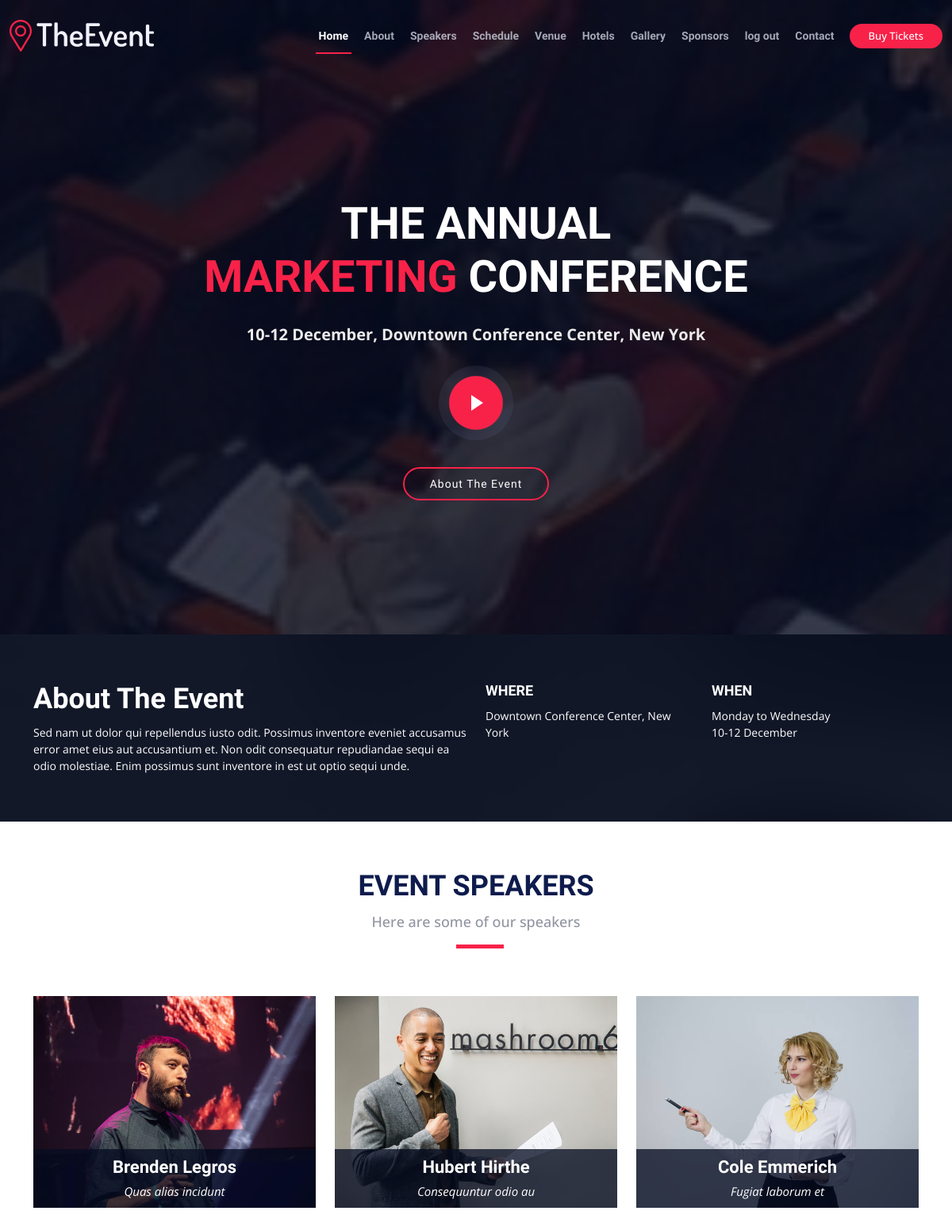
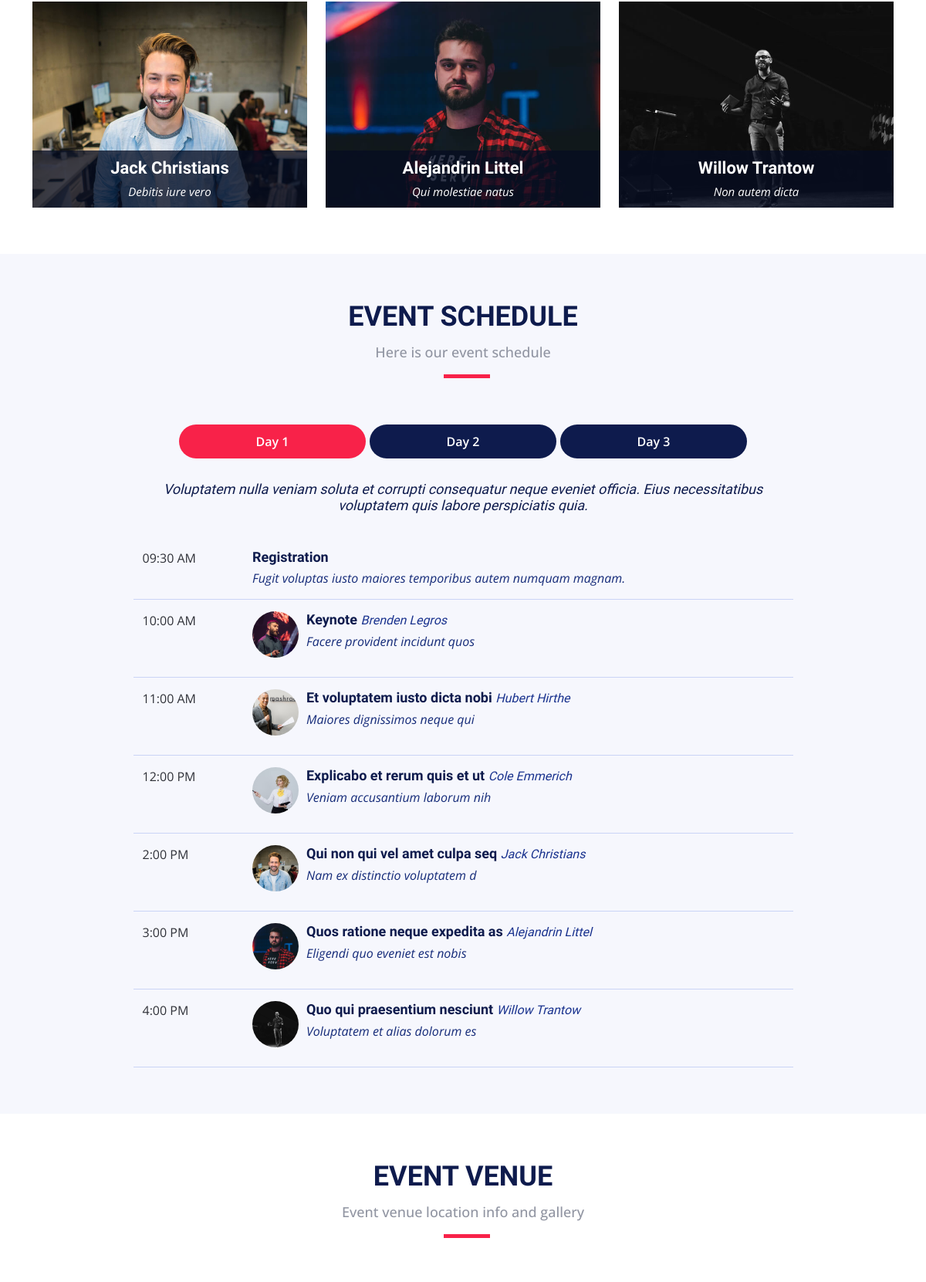
The app's page / (signed in, upper part) with its own data (2 pictures, top to bottom).
### event/models.py (models this page shows, shortened)
class Speakers(models.Model):
    image = models.ImageField(upload_to="speakers/speakers")
    first_name = models.CharField(max_length=10)
    last_name = models.CharField(max_length=10)
    Speciality = models.CharField(max_length=20)
    create_date = models.DateField(auto_created=True)
    class Meta:
        verbose_name = 'Speakers'
        verbose_name_plural = 'Speakers'

class Schedule(models.Model):
    time = models.TimeField(blank=True, null=True)
    Theme = models.CharField(max_length=30)
    description = models.CharField(max_length=30, blank=True, null=True)
    speakers = models.ForeignKey(Speakers, on_delete=models.CASCADE, blank=True, null=True)
    class Meta:
        verbose_name = 'Schedule'
        verbose_name_plural = 'Schedule'

### event/views.py (the view)
# urls.py: path('', index, name='home'),
@login_required(login_url="login")
def index(request):
    speakers = Speakers.objects.all()
    hotels = Hotels.objects.all()
    gallery = Gallery.objects.all()
    sponsors = Sponsors.objects.all()
    tickets = Tickets.objects.all()
    schedule = Schedule.objects.all()
    return render(request, 'index.html', {'speakers': speakers, 'hotels': hotels, 'gallery': gallery, 'sponsors': sponsors, 'tickets': tickets, 'schedule': schedule})

### event/models.py (called while the page is built)
    def __str__(self):
        return f'{self.description}'

### template/index.html (shortened to what this page needs)
{% load static %}
<!DOCTYPE html>
<html lang="en">
<head>
    <link href="{% static 'main/vendor/aos/aos.css' %}" rel="stylesheet">
    <link href="{% static 'main/vendor/bootstrap/css/bootstrap.min.css' %}" rel="stylesheet">
    <link href="{% static 'main/vendor/bootstrap-icons/bootstrap-icons.css' %}" rel="stylesheet">
    <link href="{% static 'main/vendor/glightbox/css/glightbox.min.css' %}" rel="stylesheet">
    <link href="{% static 'main/vendor/swiper/swiper-bundle.min.css' %}" rel="stylesheet">
    <link href="{% static 'main/css/style.css' %}" rel="stylesheet">
</head>
<body>
<header id="header" class="d-flex align-items-center ">
    <div class="container-fluid container-xxl d-flex align-items-center">
        <div id="logo" class="me-auto">
            <a href="{% url 'home' %}" class="scrollto"><img src="{% static 'main/img/logo.png' %}" alt="" title=""></a>
        </div>
        <nav id="navbar" class="navbar order-last order-lg-0">
            <ul>
                <li><a class="nav-link scrollto active" href="#hero">Home</a></li>
                <li><a class="nav-link scrollto" href="#about">About</a></li>
                <li><a class="nav-link scrollto" href="#speakers">Speakers</a></li>
                <li><a class="nav-link scrollto" href="#schedule">Schedule</a></li>
                <li><a class="nav-link scrollto" href="#venue">Venue</a></li>
                <li><a class="nav-link scrollto" href="#hotels">Hotels</a></li>
                <li><a class="nav-link scrollto" href="#gallery">Gallery</a></li>
                <li><a class="nav-link scrollto" href="#supporters">Sponsors</a></li>
                <li><a href="{% url 'logout' %}" class="nav-link scrollto">log out</a></li>
                <li><a class="nav-link scrollto" href="#contact">Contact</a></li>
            </ul>
        </nav>
        <a class="buy-tickets scrollto" href="#buy-tickets">Buy Tickets</a>
    </div>
</header>
<section id="hero">
    <div class="hero-container" data-aos="zoom-in" data-aos-delay="100">
        <h1 class="mb-4 pb-0">The Annual<br><span>Marketing</span> Conference</h1>
        <p class="mb-4 pb-0">10-12 December, Downtown Conference Center, New York</p>
        <a href="https://youtu.be/kYyqIBpJ5Es?si=oUs9HMODacWBV8lC" class="glightbox play-btn mb-4"></a>
        <a href="#about" class="about-btn scrollto">About The Event</a>
    </div>
</section>
<main id="main">
    <section id="about">
        <div class="container position-relative" data-aos="fade-up">
            <div class="row">
                <div class="col-lg-6">
                    <h2>About The Event</h2>
                    <p>Sed nam ut dolor qui repellendus iusto odit. Possimus inventore eveniet accusamus error amet eius
                        aut
                        accusantium et. Non odit consequatur repudiandae sequi ea odio molestiae. Enim possimus sunt
                        inventore in
                        est ut optio sequi unde.</p>
                </div>
                <div class="col-lg-3">
                    <h3>Where</h3>
                    <p>Downtown Conference Center, New York</p>
                </div>
                <div class="col-lg-3">
                    <h3>When</h3>
                    <p>Monday to Wednesday<br>10-12 December</p>
                </div>
            </div>
        </div>
    </section>
    <section id="speakers">
        <div class="container" data-aos="fade-up">
            <div class="section-header">
                <h2>Event Speakers</h2>
                <p>Here are some of our speakers</p>
            </div>
            <div class="row">
                {% for speaker in speakers %}
                    <div class="col-lg-4 col-md-6">
                        <div class="speaker" data-aos="fade-up" data-aos-delay="100">
                            <img src="{{ speaker.image.url }}" alt="Speaker 1" class="img-fluid">
                            <div class="details">
                                <h3>
                                    <a href="{% url 'speaker-details' id=speaker.id %}">{{ speaker.first_name }} {{ speaker.last_name }}</a>
                                </h3>
                                <p>{{ speaker.Speciality }}</p>
                            </div>
                        </div>
                    </div>
                {% endfor %}
            </div>
        </div>
    </section>
    <section id="schedule" class="section-with-bg">
        <div class="container" data-aos="fade-up">
            <div class="section-header">
                <h2>Event Schedule</h2>
                <p>Here is our event schedule</p>
            </div>
            <ul class="nav nav-tabs" role="tablist" data-aos="fade-up" data-aos-delay="100">
                <li class="nav-item">
                    <a class="nav-link active" href="#day-1" role="tab" data-bs-toggle="tab">Day 1</a>
                </li>
                <li class="nav-item">
                    <a class="nav-link" href="#day-2" role="tab" data-bs-toggle="tab">Day 2</a>
                </li>
                <li class="nav-item">
                    <a class="nav-link" href="#day-3" role="tab" data-bs-toggle="tab">Day 3</a>
                </li>
            </ul>
            <h3 class="sub-heading">Voluptatem nulla veniam soluta et corrupti consequatur neque eveniet officia. Eius
                necessitatibus voluptatem quis labore perspiciatis quia.</h3>
            <div class="tab-content row justify-content-center" data-aos="fade-up" data-aos-delay="200">
                <div role="tabpanel" class="col-lg-9 tab-pane fade show active" id="day-1">
                    <div class="row schedule-item">
                        <div class="col-md-2">
                            <time>09:30 AM</time>
                        </div>
                        <div class="col-md-10">
                            <h4>Registration</h4>
                            <p>Fugit voluptas iusto maiores temporibus autem numquam magnam.</p>
                        </div>
                    </div>
                    {% for sch in schedule %}
                        <div class="row schedule-item">
                            <div class="col-md-2">
                                <time>{{ sch.time|time:"g:i A" }}</time>
                            </div>
                            <div class="col-md-10">
                                <div class="speaker">
                                    <img src="{{ sch.speakers.image.url }}" alt="Brenden Legros">
                                </div>
                                <h4>{{ sch.Theme }}
                                    <span>{{ sch.speakers.first_name }} {{ sch.speakers.last_name }}</span></h4>
                                <p>{{ sch.description }}</p>
                            </div>
                        </div>
                    {% endfor %}
                </div>
            </div>
        </div>
    </section>
    <section id="venue">
        <div class="container-fluid" data-aos="fade-up">
            <div class="section-header">
                <h2>Event Venue</h2>
                <p>Event venue location info and gallery</p>
            </div>
        </div>
    </section>
</main>
</body>
</html>

### records on screen
Speakers: image (picture), first_name "Brenden", last_name "Legros", Speciality "Quas alias incidunt"
Speakers: image (picture), first_name "Hubert", last_name "Hirthe", Speciality "Consequuntur odio au"
Speakers: image (picture), first_name "Cole", last_name "Emmerich", Speciality "Fugiat laborum et"
Speakers: image (picture), first_name "Jack", last_name "Christians", Speciality "Debitis iure vero"
Speakers: image (picture), first_name "Alejandrin", last_name "Littel", Speciality "Qui molestiae natus"
Speakers: image (picture), first_name "Willow", last_name "Trantow", Speciality "Non autem dicta"
Schedule: time "10:00 AM", speakers.image (picture), Theme "Keynote", speakers.first_name "Brenden", speakers.last_name "Legros", description "Facere provident incidunt quos"
Schedule: time "11:00 AM", speakers.image (picture), Theme "Et voluptatem iusto dicta nobi", speakers.first_name "Hubert", speakers.last_name "Hirthe", description "Maiores dignissimos neque qui"
Schedule: time "12:00 PM", speakers.image (picture), Theme "Explicabo et rerum quis et ut", speakers.first_name "Cole", speakers.last_name "Emmerich", description "Veniam accusantium laborum nih"
Schedule: time "2:00 PM", speakers.image (picture), Theme "Qui non qui vel amet culpa seq", speakers.first_name "Jack", speakers.last_name "Christians", description "Nam ex distinctio voluptatem d"
Schedule: time "3:00 PM", speakers.image (picture), Theme "Quos ratione neque expedita as", speakers.first_name "Alejandrin", speakers.last_name "Littel", description "Eligendi quo eveniet est nobis"
Schedule: time "4:00 PM", speakers.image (picture), Theme "Quo qui praesentium nesciunt", speakers.first_name "Willow", speakers.last_name "Trantow", description "Voluptatem et alias dolorum es"
